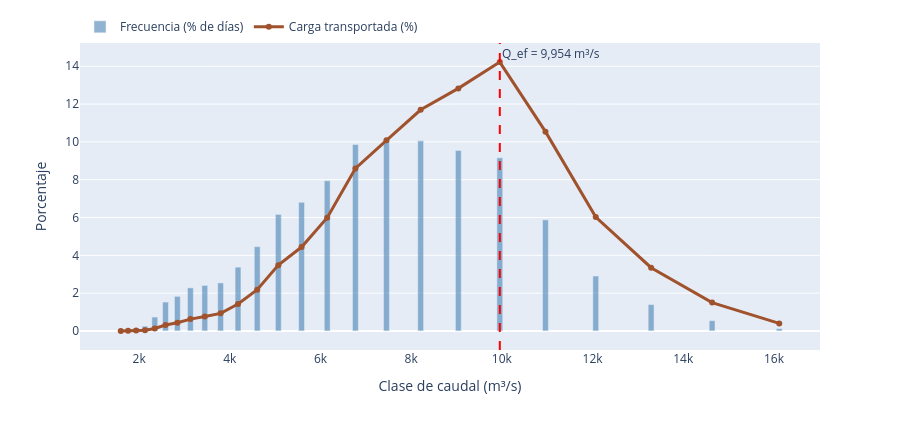

Notebook code cell kept with this figure:
### Code cell
fig = go.Figure()
fig.add_trace(go.Bar(x=centros, y=100 * frec / frec.sum(), name="Frecuencia (% de días)",
                     marker_color="steelblue", opacity=0.6))
fig.add_trace(go.Scatter(x=centros, y=100 * carga / carga.sum(),
                         name="Carga transportada (%)", mode="lines+markers",
                         line=dict(color="sienna", width=3)))
fig.add_vline(x=Q_EF, line_dash="dash", line_color="red",
              annotation_text=f"Q_ef = {Q_EF:,.0f} m³/s")
fig.update_layout(xaxis_title="Clase de caudal (m³/s)", yaxis_title="Porcentaje",
                  height=430, margin=dict(t=30), legend=dict(orientation="h", y=1.1))
fig

### Figure 1 — Plotly figure (JSON) as saved in the notebook; plotly's stock layout.template omitted (floating-point values rounded to 4 significant figures)
{"data": [{"marker": {"color": "steelblue"}, "name": "Frecuencia (% de días)", "opacity": 0.6, "type": "bar", "x": [1595.0, 1756.0, 1934.0, 2130.0, 2345.0, 2583.0, 2844.0, 3132.0, 3448.0, 3797.0, 4181.0, 4604.0, 5070.0, 5583.0, 6148.0, 6770.0, 7455.0, 8209.0, 9040.0, 9954.0, 10960.0, 12070.0, 13290.0, 14640.0, 16120.0], "y": [0.02006, 0.04012, 0.1565, 0.2528, 0.7342, 1.529, 1.83, 2.279, 2.407, 2.54, 3.374, 4.458, 6.163, 6.801, 7.94, 9.866, 10.01, 10.05, 9.545, 9.156, 5.874, 2.905, 1.396, 0.5416, 0.1244]}, {"line": {"color": "sienna", "width": 3}, "mode": "lines+markers", "name": "Carga transportada (%)", "type": "scatter", "x": [1595.0, 1756.0, 1934.0, 2130.0, 2345.0, 2583.0, 2844.0, 3132.0, 3448.0, 3797.0, 4181.0, 4604.0, 5070.0, 5583.0, 6148.0, 6770.0, 7455.0, 8209.0, 9040.0, 9954.0, 10960.0, 12070.0, 13290.0, 14640.0, 16120.0], "y": [0.002001, 0.004623, 0.02083, 0.03889, 0.1305, 0.314, 0.4342, 0.6249, 0.7628, 0.9298, 1.427, 2.179, 3.481, 4.438, 5.987, 8.596, 10.08, 11.7, 12.83, 14.22, 10.54, 6.023, 3.345, 1.499, 0.3978]}], "layout": {"annotations": [{"showarrow": false, "text": "Q_ef = 9,954 m³/s", "x": 9954.0, "xanchor": "left", "xref": "x", "y": 1, "yanchor": "top", "yref": "y domain"}], "height": 430, "legend": {"orientation": "h", "y": 1.1}, "margin": {"t": 30}, "shapes": [{"line": {"color": "red", "dash": "dash"}, "type": "line", "x0": 9954.0, "x1": 9954.0, "xref": "x", "y0": 0, "y1": 1, "yref": "y domain"}], "xaxis": {"title": {"text": "Clase de caudal (m³/s)"}}, "yaxis": {"title": {"text": "Porcentaje"}}}}
